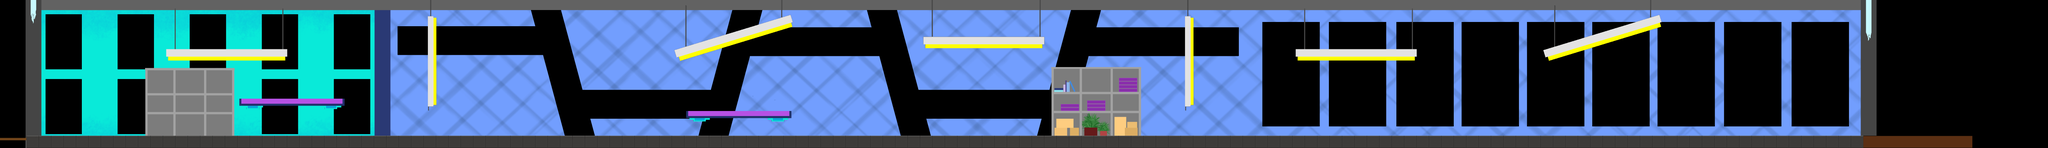

Tiled map render using the project's own tile images. Description and the whole map definition, tile-layer contents included, below:
An orthogonal 165x12 tile map with 32x32 px tiles, 1 tile layer (Tile Layer 1), 6 tilesets, 3 image layers and 3 objects (2x Portal, Player).

<map version="1.8" tiledversion="1.8.1" orientation="orthogonal" renderorder="right-down" width="165" height="12" tilewidth="32" tileheight="32" infinite="0" nextlayerid="7" nextobjectid="4">
 <tileset firstgid="1" name="ground" tilewidth="32" tileheight="32" tilecount="1" columns="1">
  <image source="..\..\..\Tile Office 32x32.png" width="32" height="32" />
 </tileset>
 <tileset firstgid="2" name="Plank" tilewidth="281" tileheight="32" tilecount="1" columns="1">
  <image source="..\..\..\Tiles two281x32.png" width="281" height="32" />
 </tileset>
 <tileset firstgid="3" name="Dawawdaijfbüao" tilewidth="106" tileheight="320" tilecount="1" columns="1">
  <image source="..\..\..\siderunner lamp 106x320.png" width="108" height="320" />
 </tileset>
 <tileset firstgid="4" name="siderunner lamp 3" tilewidth="313" tileheight="201" tilecount="1" columns="1">
  <image source="..\..\..\siderunner lamp 3.png" width="313" height="201" />
 </tileset>
 <tileset firstgid="5" name="siderunner lamp 2" tilewidth="331" tileheight="138" tilecount="1" columns="1">
  <image source="..\..\..\siderunner lamp 2.png" width="331" height="138" />
 </tileset>
 <tileset firstgid="6" name="Tabel_287x32" tilewidth="281" tileheight="32" tilecount="1" columns="1">
  <image source="..\..\..\Tabel_287x32.png" width="281" height="32" />
 </tileset>
 <imagelayer id="2" name="Foreground1 " offsetx="-30.2424" offsety="-8.0606">
  <image source="..\..\..\4siderunner city foregroundmodern.png" width="5016" height="418" />
 </imagelayer>
 <imagelayer id="5" name="Fore ground Book shelf" offsetx="374" offsety="176">
  <image source="..\..\..\siderunner kast 1.png" width="232" height="179" />
 </imagelayer>
 <imagelayer id="6" name="Forground 3 Book shelf full" offsetx="2710" offsety="174">
  <image source="..\..\..\siderunner kast 2.png" width="232" height="179" />
 </imagelayer>
 <layer id="1" name="Tile Layer 1" width="165" height="12" offsetx="68" offsety="0">
  <data encoding="csv">
0,0,0,0,0,0,0,0,0,0,0,0,0,0,0,0,0,0,0,0,0,0,0,0,0,0,0,0,0,0,0,0,0,0,0,0,0,0,0,0,0,0,0,0,0,0,0,0,0,0,0,0,0,0,0,0,0,0,0,0,0,0,0,0,0,0,0,0,0,0,0,0,0,0,0,0,0,0,0,0,0,0,0,0,0,0,0,0,0,0,0,0,0,0,0,0,0,0,0,0,0,0,0,0,0,0,0,0,0,0,0,0,0,0,0,0,0,0,0,0,0,0,0,0,0,0,0,0,0,0,0,0,0,0,0,0,0,0,0,0,0,0,0,0,0,0,0,0,0,0,0,0,0,0,0,0,0,0,0,0,0,0,0,0,0,
0,0,0,0,0,0,0,0,0,0,0,0,0,0,0,0,0,0,0,0,0,0,0,0,0,0,0,0,0,0,0,0,0,0,0,0,0,0,0,0,0,0,0,0,0,0,0,0,0,0,0,0,0,0,0,0,0,0,0,0,0,0,0,0,0,0,0,0,0,0,0,0,0,0,0,0,0,0,0,0,0,0,0,0,0,0,0,0,0,0,0,0,0,0,0,0,0,0,0,0,0,0,0,0,0,0,0,0,0,0,0,0,0,0,0,0,0,0,0,0,0,0,0,0,0,0,0,0,0,0,0,0,0,0,0,0,0,0,0,0,0,0,0,0,0,0,0,0,0,0,0,0,0,0,0,0,0,0,0,0,0,0,0,0,0,
0,0,0,0,0,0,0,0,0,0,0,0,0,0,0,0,0,0,0,0,0,0,0,0,0,0,0,0,0,0,0,0,0,0,0,0,0,0,0,0,0,0,0,0,0,0,0,0,0,0,0,0,0,0,0,0,0,0,0,0,0,0,0,0,0,0,0,0,0,0,0,0,0,0,0,0,0,0,0,0,0,0,0,0,0,0,0,0,0,0,0,0,0,0,0,0,0,0,0,0,0,0,0,0,0,0,0,0,0,0,0,0,0,0,0,0,0,0,0,0,0,0,0,0,0,0,0,0,0,0,0,0,0,0,0,0,0,0,0,0,0,0,0,0,0,0,0,0,0,0,0,0,0,0,0,0,0,0,0,0,0,0,0,0,0,
0,0,0,0,0,0,0,0,0,0,0,0,0,0,0,0,0,0,0,0,0,0,0,0,0,0,0,0,0,0,0,0,0,0,0,0,0,0,0,0,0,0,0,0,0,0,0,0,0,0,0,0,0,0,0,0,0,0,0,0,0,0,0,0,0,0,0,0,0,0,0,0,5,0,0,0,0,0,0,0,0,0,0,0,0,0,0,0,0,0,0,0,0,0,0,0,0,0,0,0,0,0,0,0,0,0,0,0,0,0,0,0,0,0,0,0,0,0,0,0,0,0,0,0,0,0,0,0,0,0,0,0,0,0,0,0,0,0,0,0,0,0,0,0,0,0,0,0,0,0,0,0,0,0,0,0,0,0,0,0,0,0,0,0,0,
0,0,0,0,0,0,0,0,0,0,0,5,0,0,0,0,0,0,0,0,0,0,0,0,0,0,0,0,0,0,0,0,0,0,0,0,0,0,0,0,0,0,0,0,0,0,0,0,0,0,0,0,4,0,0,0,0,0,0,0,0,0,0,0,0,0,0,0,0,0,0,0,0,0,0,0,0,0,0,0,0,0,0,0,0,0,0,0,0,0,0,0,0,0,0,0,0,0,0,0,0,0,5,0,0,0,0,0,0,0,0,0,0,0,0,0,0,0,0,0,0,0,4,0,0,0,0,0,0,0,0,0,0,0,0,0,0,0,0,0,0,0,0,0,0,0,0,0,0,0,0,0,0,0,0,0,0,0,0,0,0,0,0,0,0,
0,0,0,0,0,0,0,0,0,0,0,0,0,0,0,0,0,0,0,0,0,0,0,0,0,0,0,0,0,0,0,0,0,0,0,0,0,0,0,0,0,0,0,0,0,0,0,0,0,0,0,0,0,0,0,0,0,0,0,0,0,0,0,0,0,0,0,0,0,0,0,0,0,0,0,0,0,0,0,0,0,0,0,0,0,0,0,0,0,0,0,0,0,0,0,0,0,0,0,0,0,0,0,0,0,0,0,0,0,0,0,0,0,0,0,0,0,0,0,0,0,0,0,0,0,0,0,0,0,0,0,0,0,0,0,0,0,0,0,0,0,0,0,0,0,0,0,0,0,0,0,0,0,0,0,0,0,0,0,0,0,0,0,0,0,
0,0,0,0,0,0,0,0,0,0,0,0,0,0,0,0,0,0,0,0,0,0,0,0,0,0,0,0,0,0,0,0,0,0,0,0,0,0,0,0,0,0,0,0,0,0,0,0,0,0,0,0,0,0,0,0,0,0,0,0,0,0,0,0,0,0,0,0,0,0,0,0,0,0,0,0,0,0,0,0,0,0,0,0,0,0,0,0,0,0,0,0,0,0,0,0,0,0,0,0,0,0,0,0,0,0,0,0,0,0,0,0,0,0,0,0,0,0,0,0,0,0,0,0,0,0,0,0,0,0,0,0,0,0,0,0,0,0,0,0,0,0,0,0,0,0,0,0,0,0,0,0,0,0,0,0,0,0,0,0,0,0,0,0,0,
0,0,0,0,0,0,0,0,0,0,0,0,0,0,0,0,0,0,0,0,0,0,0,0,0,0,0,0,0,0,0,0,0,0,0,0,0,0,0,0,0,0,0,0,0,0,0,0,0,0,0,0,0,0,0,0,0,0,0,0,0,0,0,0,0,0,0,0,0,0,0,0,0,0,0,0,0,0,0,0,0,0,0,0,0,0,0,0,0,0,0,0,0,0,0,0,0,0,0,0,0,0,0,0,0,0,0,0,0,0,0,0,0,0,0,0,0,0,0,0,0,0,0,0,0,0,0,0,0,0,0,0,0,0,0,0,0,0,0,0,0,0,0,0,0,0,0,0,0,0,0,0,0,0,0,0,0,0,0,0,0,0,0,0,0,
0,0,0,0,0,0,0,0,0,0,0,0,0,0,0,0,0,6,0,0,0,0,0,0,0,0,0,0,0,0,0,3,0,0,0,0,0,0,0,0,0,0,0,0,0,0,0,0,0,0,0,0,0,0,0,0,0,0,0,0,0,0,0,0,0,0,0,0,0,0,0,0,0,0,0,0,0,0,0,0,0,0,0,0,0,0,0,0,0,0,0,0,3,0,0,0,0,0,0,0,0,0,0,0,0,0,0,0,0,0,0,0,0,0,0,0,0,0,0,0,0,0,0,0,0,0,0,0,0,0,0,0,0,0,0,0,0,0,0,0,0,0,0,0,0,0,0,0,0,0,0,0,0,0,0,0,0,0,0,0,0,0,0,0,0,
0,0,0,0,0,0,0,0,0,0,0,0,0,0,0,0,0,0,0,0,0,0,0,0,0,0,0,0,0,0,0,0,0,0,0,0,0,0,0,0,0,0,0,0,0,0,0,0,0,0,0,0,0,6,0,0,0,0,0,0,0,0,0,0,0,0,0,0,0,0,0,0,0,0,0,0,0,0,0,0,0,0,0,0,0,0,0,0,0,0,0,0,0,0,0,0,0,0,0,0,0,0,0,0,0,0,0,0,0,0,0,0,0,0,0,0,0,0,0,0,0,0,0,0,0,0,0,0,0,0,0,0,0,0,0,0,0,0,0,0,0,0,0,0,0,0,0,0,0,0,0,0,0,0,0,0,0,0,0,0,0,0,0,0,0,
0,0,0,0,0,0,0,0,0,0,0,0,0,0,0,0,0,0,0,0,0,0,0,0,0,0,0,0,0,0,0,0,0,0,0,0,0,0,0,0,0,0,0,0,0,0,0,0,0,0,0,0,0,0,0,0,0,0,0,0,0,0,0,0,0,0,0,0,0,0,0,0,0,0,0,0,0,0,0,0,0,0,0,0,0,0,0,0,0,0,0,0,0,0,0,0,0,0,0,0,0,0,0,0,0,0,0,0,0,0,0,0,0,0,0,0,0,0,0,0,0,0,0,0,0,0,0,0,0,0,0,0,0,0,0,0,0,0,0,0,0,0,0,0,0,0,0,0,0,0,0,0,0,0,0,0,0,0,0,0,0,0,0,0,0,
1,1,1,1,1,1,1,1,1,1,1,1,1,1,1,1,1,1,1,1,1,1,1,1,1,1,1,1,1,1,1,1,1,1,1,1,1,1,1,1,1,1,1,1,1,1,1,1,1,1,1,1,1,1,1,1,1,1,1,1,1,1,1,1,1,1,1,1,1,1,1,1,1,1,1,1,1,1,1,1,1,1,1,1,1,1,1,1,1,1,1,1,1,1,1,1,1,1,1,1,1,1,1,1,1,1,1,1,1,1,1,1,1,1,1,1,1,1,1,1,1,1,1,1,1,1,1,1,1,1,1,1,1,1,1,1,1,1,1,1,1,1,1,1,1,1,1,1,2,0,0,0,0,0,0,0,0,0,0,0,0,0,0,0,0
</data>
 </layer>
 <objectgroup id="3" name="Player Related " offsetx="4" offsety="-1.33333">
  <object id="1" name="Player" type="Player" x="111.667" y="287.333" width="42" height="52" />
  <object id="2" name="portal" type="Portal" x="5000.33" y="-71.3333" width="42" height="540" />
  <object id="3" name="portal" type="Portal" x="-47" y="-126.667" width="42" height="540" />
 </objectgroup>
 <objectgroup id="4" name="Object Layer 2" />
</map>
